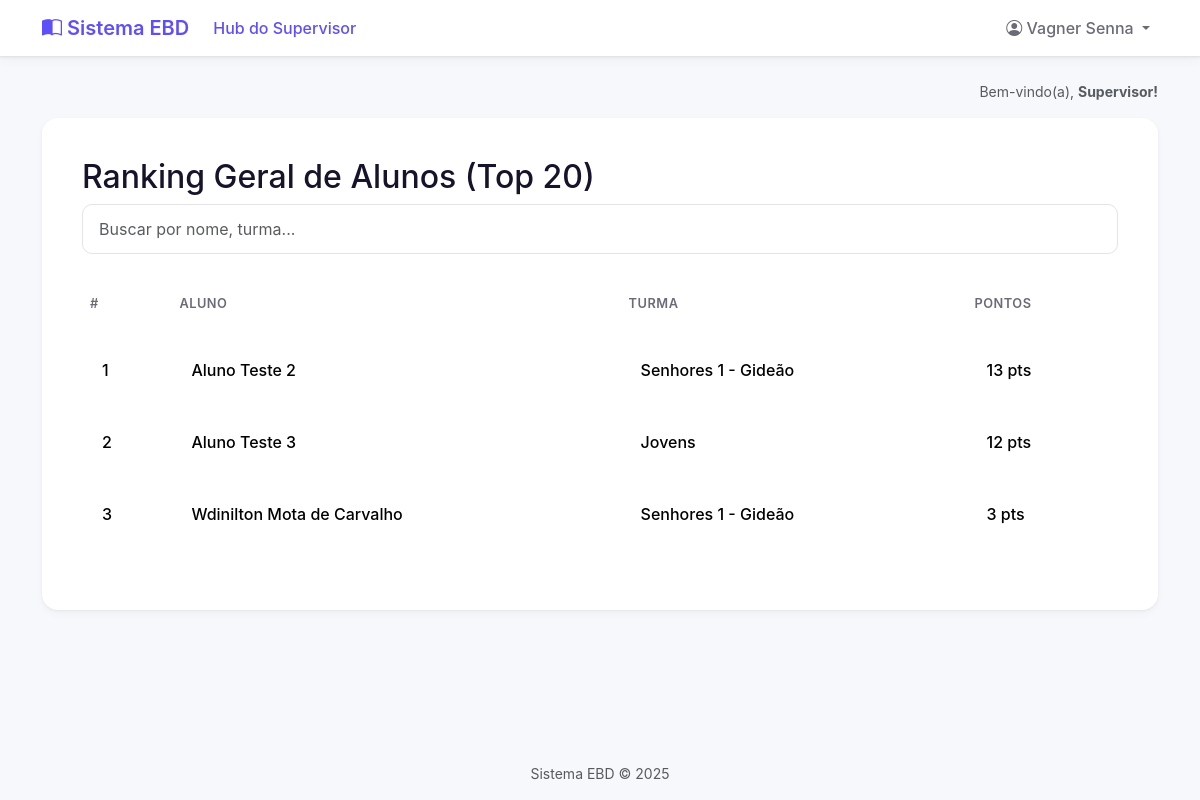
/relatorios/ranking-alunos/ (signed in), run on an earlier commit of the app's database.
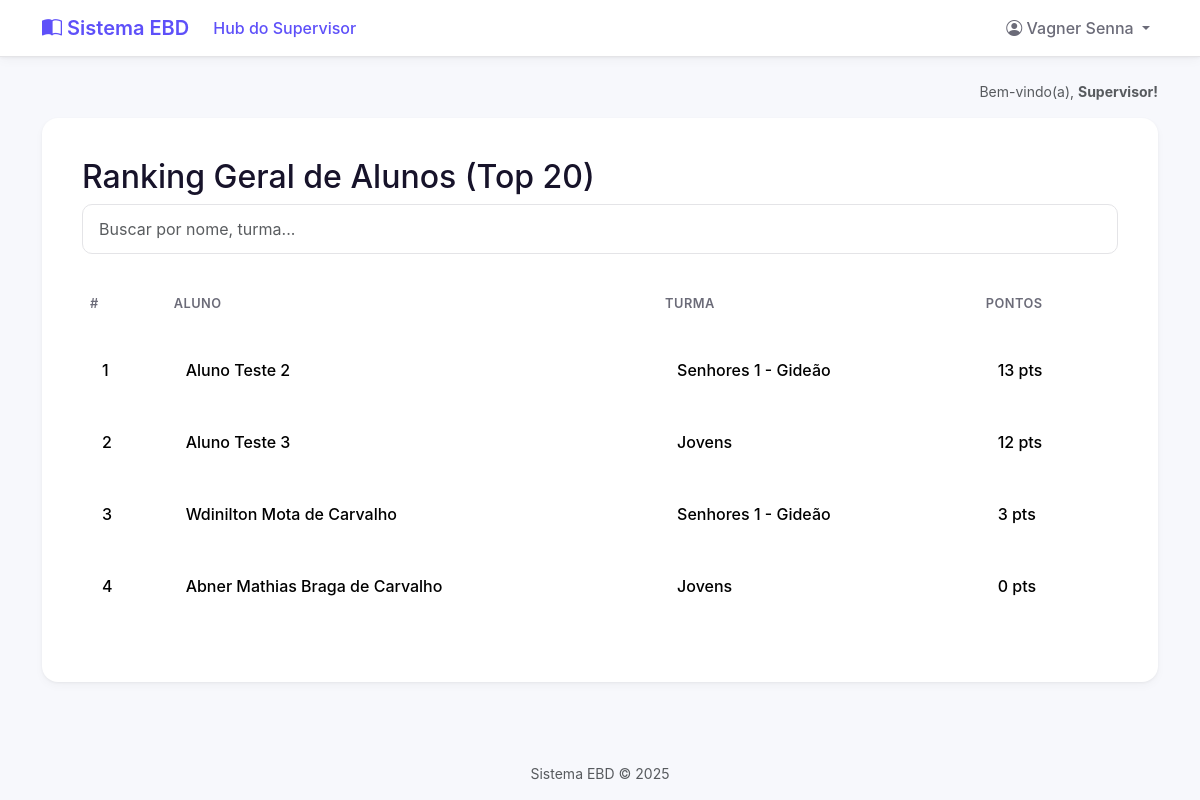
And on a later commit of the database.
### core/models.py (models this page shows, shortened)
class Aluno(models.Model):
    user = models.OneToOneField(
        User,
        on_delete=models.CASCADE,
        related_name='aluno', # Permite fazer request.user.aluno
        null=True,
        blank=True
    )
    nome_completo = models.CharField(max_length=255)
    turma = models.ForeignKey(
        Turma,
        on_delete=models.CASCADE,
        related_name='alunos'
    )
    pontos_totais = models.IntegerField(default=0)
    data_cadastro = models.DateTimeField(auto_now_add=True)

class Turma(models.Model):
    nome = models.CharField(max_length=100, unique=True)
    professor = models.ForeignKey(
        User,
        on_delete=models.SET_NULL,
        null=True,
        blank=True,
        related_name='turmas_lecionadas'
    )

### core/views.py (the view)
# urls.py: path('relatorios/ranking-alunos/', views.relatorio_ranking_alunos, name='relatorio_ranking_alunos'),
@login_required
def relatorio_ranking_alunos(request):
    permissores = permissoes_context(request)
    if not permissores['is_supervisor']:
        return HttpResponseForbidden("<h1>Acesso Negado</h1><p>Apenas supervisores podem ver este relatório.</p>")
    ranking_alunos_geral = Aluno.objects.all().order_by('-pontos_totais')[:20]
    contexto = {'ranking_alunos_geral': ranking_alunos_geral}
    return render(request, 'relatorios_ranking_alunos.html', contexto)

### core/context_processors.py (called while the page is built)
def permissoes_context(request):
    is_professor = False
    is_aluno = False
    is_supervisor = False
    aluno = None
    if request.user.is_authenticated:
        is_supervisor = request.user.groups.filter(name='Supervisores').exists()
        is_professor = request.user.groups.filter(name='Professores').exists()
        try:
            aluno = request.user.aluno
            is_aluno = True
        except:
            is_aluno = False
    return {
        'is_supervisor': is_supervisor,
        'is_professor': is_professor,
        'is_aluno': is_aluno,
        'aluno_global': aluno,
    }

### templates/relatorios_ranking_alunos.html (shortened to what this page needs)
{% extends 'base.html' %}
{% block content %}
    <h2>Ranking Geral de Alunos (Top 20)</h2>
    <input type="text" id="searchInput" onkeyup="filterTable('searchInput', 'searchableTable')" placeholder="Buscar por nome, turma..." class="form-control search-box mb-4">
    <table class="table table-hover align-middle" id="searchableTable">
        <thead>
            <tr>
                <th class="posicao">#</th>
                <th>Aluno</th>
                <th>Turma</th>
                <th class="pontos">Pontos</th>
            </tr>
        </thead>
        <tbody>
            {% for aluno in ranking_alunos_geral %}
            <tr>
                <td class="posicao">{{ forloop.counter }}</td>
                <td>{{ aluno.nome_completo }}</td>
                <td>{% if aluno.turma %}{{ aluno.turma.nome }}{% else %}(Sem turma){% endif %}</td>
                <td class="pontos">{{ aluno.pontos_totais }} pts</td>
            </tr>
            {% empty %}
            <tr>
                <td colspan="4">Nenhum aluno com pontuação.</td>
            </tr>
            {% endfor %}
        </tbody>
    </table>
{% endblock %}

What changed in the data, as far as the page shows it:
added Aluno: nome_completo "Abner Mathias Braga de Carvalho", turma.nome "Jovens", pontos_totais "0"
